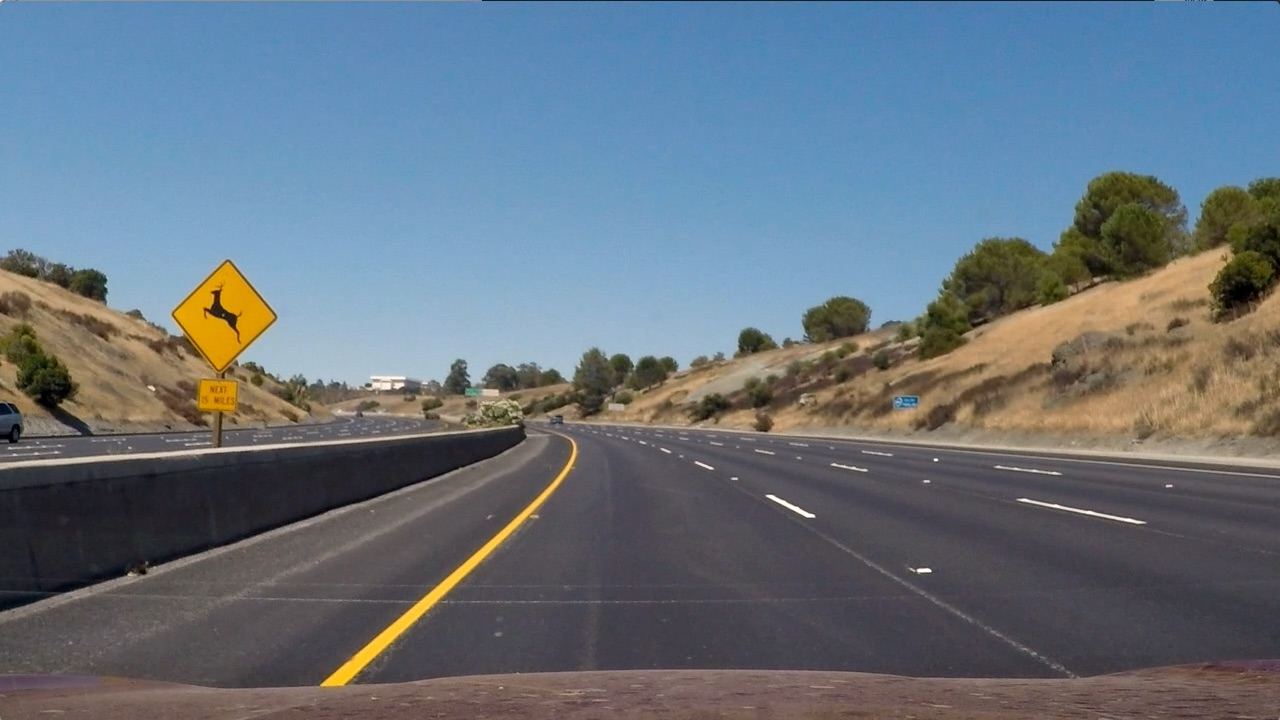
#> input picture classification-detection/test2.jpg, 1280 x 720 px; its folder holds only this picture in this run
$ python -i predictTS.py   (imports and definitions only)   (older library calls are emulated)
#> lines starting #> are read from the running program, lines starting #| are printed output that depends on the picture; after the words box and inside, x2 and y2 are one past the last pixel; in counts of white or black regions, pixels touching at a corner belong together
#> further down, picture is the input picture: shape (720, 1280, 3); mean B, G, R 125.5, 114.6, 102.8
import cv2
import numpy as np
import os
import scipy.misc
import pandas as pd
import tensorflow as tf
import pandas as pd
import mahotas
import imutils
import pickle

LABEL_MAP = {
    "0": 7,
    "1": 7,
    "2": 7,
    "3": 7,
    "4": 7,
    "5": 7,
    "6": 7,
    "7": 7,
    "8": 7,
    "14": 1,
    "34": 2,
    "33": 3,
    "43": 4,
    "44": 5,
    "17": 6,
    "45": 7,
    "46": 7,
    "48": 7
}
SIGN_NAMES = ["Dung", "Re trai", "Re phai", "Cam re trai", "Cam re phai", "Mot chieu", "Toc do", "Khac", "Khong phai"]

TARGET_SIGN = 2

INPUT_SHAPE = (32, 32, 1)


font                   = cv2.FONT_HERSHEY_SIMPLEX
fontScale              = 1
fontColor              = (255,255,255)
lineType               = 2
minW = 20
minH = 20
kernel = np.ones((3,3),np.uint8)

def rgb2gray(img):
    img = cv2.cvtColor(img, cv2.COLOR_RGB2HSV)[:,:,0]
    return img

def bgr2gray(img):
    img = cv2.cvtColor(img, cv2.COLOR_BGR2GRAY)
    return cv2.equalizeHist(img)
def resize_image(image, shape=INPUT_SHAPE[:2]):
    return cv2.resize(image, shape)

def is_ts(image):
    return True


def init(current_dir = '.'):
    global detection_graph
    global sess
    global image_tensor
    global is_training
    global output_prediction
    global output_probability

    detection_graph = tf.Graph()
    with detection_graph.as_default():
        od_graph_def = tf.GraphDef()
        with tf.gfile.GFile(current_dir+'/checkpoint/frozen_model.pb', 'rb') as fid:
            serialized_graph = fid.read()
            od_graph_def.ParseFromString(serialized_graph)
            tf.import_graph_def(od_graph_def, name='')
    sess = tf.Session(graph=detection_graph)
    image_tensor = detection_graph.get_tensor_by_name('input/x:0')
    is_training = detection_graph.get_tensor_by_name('input/is_training:0')
    output_prediction = detection_graph.get_tensor_by_name('prediction/prediction:0')
    output_probability = detection_graph.get_tensor_by_name('prediction/probability:0')
    print ("Done init")


def detect(bgr_img):
    hsv = cv2.cvtColor(bgr_img, cv2.COLOR_BGR2HSV)
#> hsv: shape (720, 1280, 3); mean H, S, V 86.2, 80.3, 138.5

                    #Filter red, blue
    mask_blue = cv2.inRange(hsv, (100, 120, 100), (120, 255, 255))
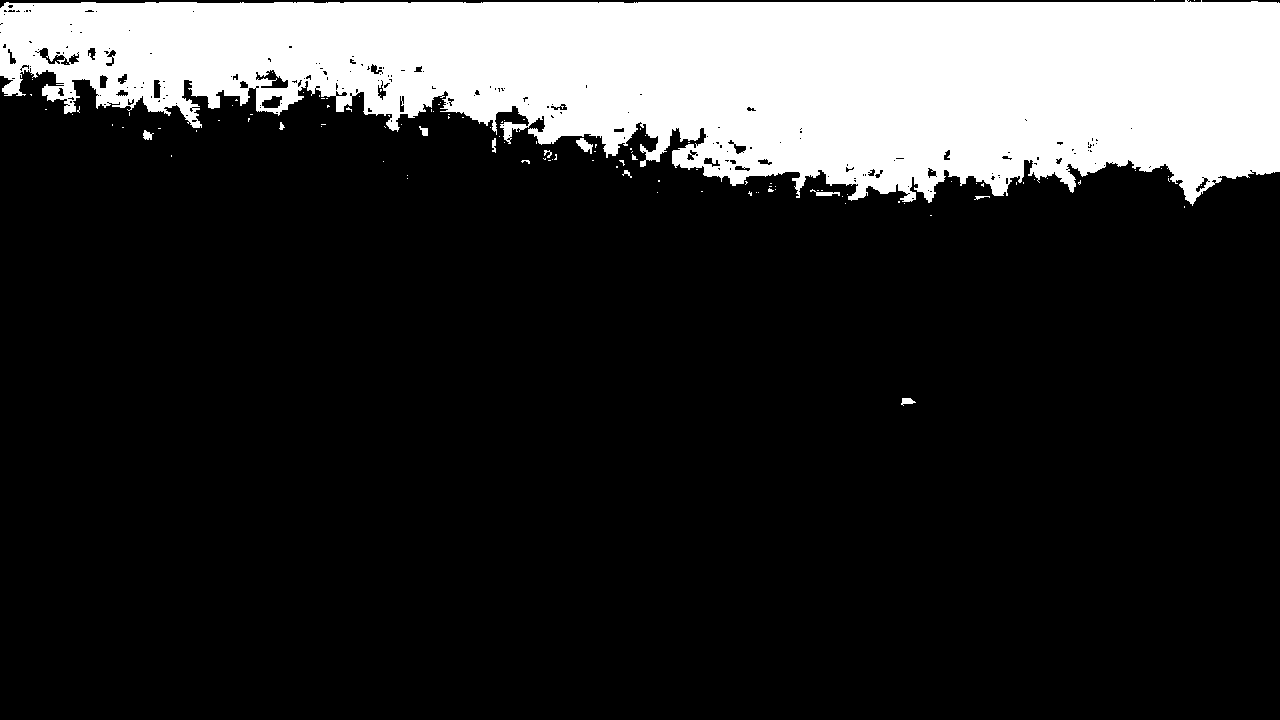
#> mask_blue: shape (720, 1280); 19.5% white; 112 white regions (100 under 20 px), largest, box (x1, y1, x2, y2) and area: (0, 0, 1280, 206) 178440, (576, 138, 593, 154) 139, (810, 189, 840, 196) 93

    mask_red_lower = cv2.inRange(hsv, (0, 100, 100), (15, 255, 255))
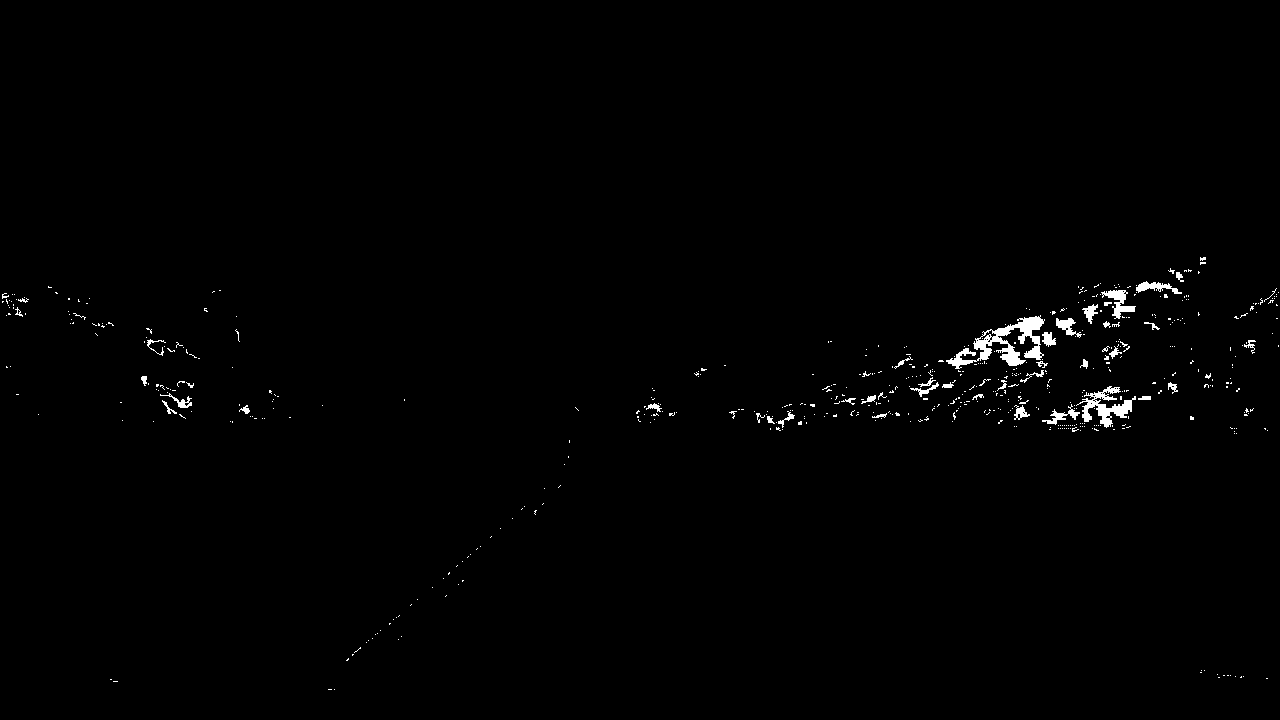
#> mask_red_lower: shape (720, 1280); 0.81% white; 568 white regions (523 under 20 px), largest, box (x1, y1, x2, y2) and area: (946, 315, 1045, 369) 1728, (1076, 386, 1136, 428) 903, (1101, 290, 1136, 319) 392
    mask_red_upper = cv2.inRange(hsv, (160, 100, 120), (180, 255, 255))
#> mask_red_upper: shape (720, 1280); every value is 0

    mask = cv2.add(mask_red_lower, mask_red_upper)
    mask = cv2.add(mask, mask_blue)
#> mask: shape (720, 1280); 20.3% white; 680 white regions (623 under 20 px), largest, box (x1, y1, x2, y2) and area: (0, 0, 1280, 206) 178440, (946, 315, 1045, 369) 1728, (1076, 386, 1136, 428) 903

                    # Apply Gausian blur
    mask = cv2.GaussianBlur(mask, (3, 3), 0)


    T = mahotas.thresholding.otsu(mask)
#> T = 112

                    # Erode to reduce noise and dilate to focus

    mask = cv2.Canny(mask, T * 0.5, T)
#> mask: shape (720, 1280); 1.8% white in thin lines or dots

                    # Erode to reduce noise and dilate to focus
                    #mask = cv2.erode(mask, None, iterations = 1)
                    #mask = cv2.dilate(mask, None, iterations = 3)


                    #Find countour
    cnts = cv2.findContours(image = mask.copy(), mode = cv2.RETR_EXTERNAL, method = cv2.CHAIN_APPROX_SIMPLE)[-2]
#> cnts = 615 contours, 505 with area under 20; largest, box (x1, y1, x2, y2) and area: (1101, 289, 1136, 319) 404, (423, 91, 667, 167) 337, (946, 315, 1044, 373) 306, (255, 70, 288, 89) 288, (147, 339, 167, 356) 219

    if len(cnts) > 0:
        mask = cv2.drawContours(mask, cnts, -1, 255, -1)
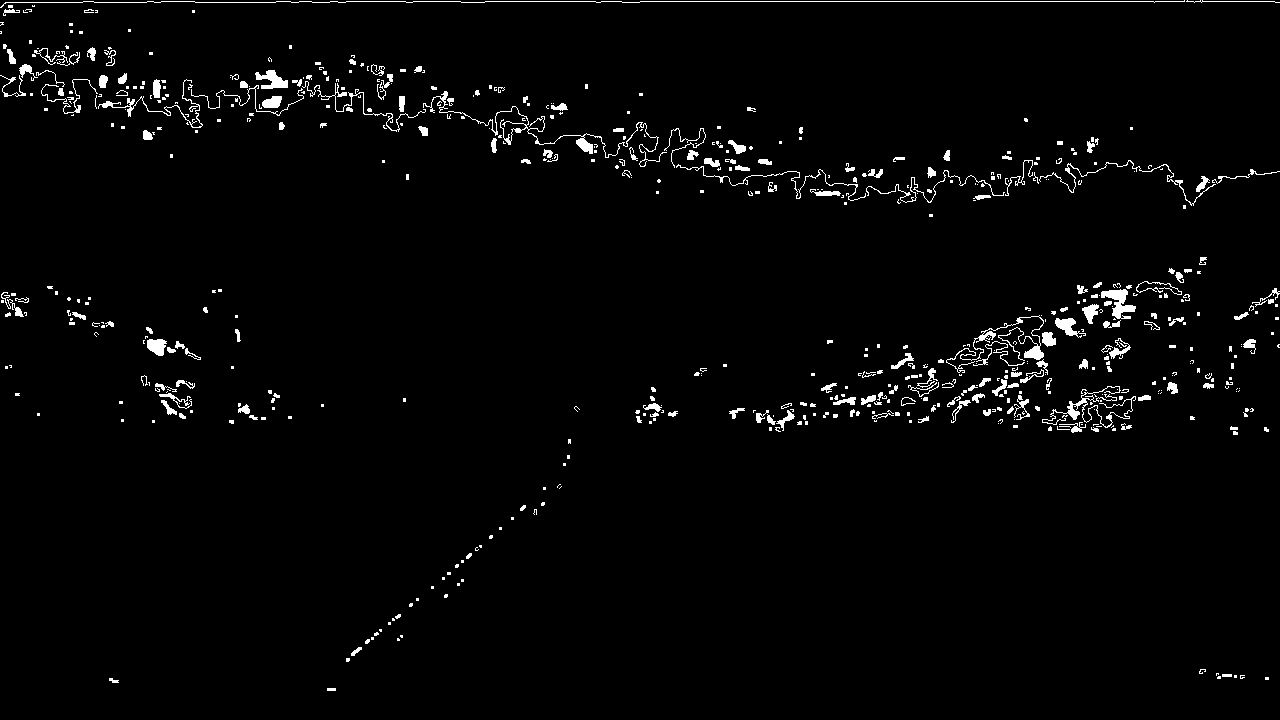
#> mask: shape (720, 1280); 2.3% white; 615 white regions (419 under 20 px), largest, box (x1, y1, x2, y2) and area: (0, 0, 1185, 8) 1190, (423, 91, 667, 167) 996, (946, 315, 1044, 373) 735
        mask = cv2.dilate(mask, kernel, iterations=5)
#> mask: shape (720, 1280); 14.4% white; 69 white regions, largest, box (x1, y1, x2, y2) and area: (0, 0, 1280, 214) 65513, (724, 252, 1212, 438) 35146, (426, 497, 550, 603) 2583
        mask = cv2.erode(mask, kernel, iterations=5)
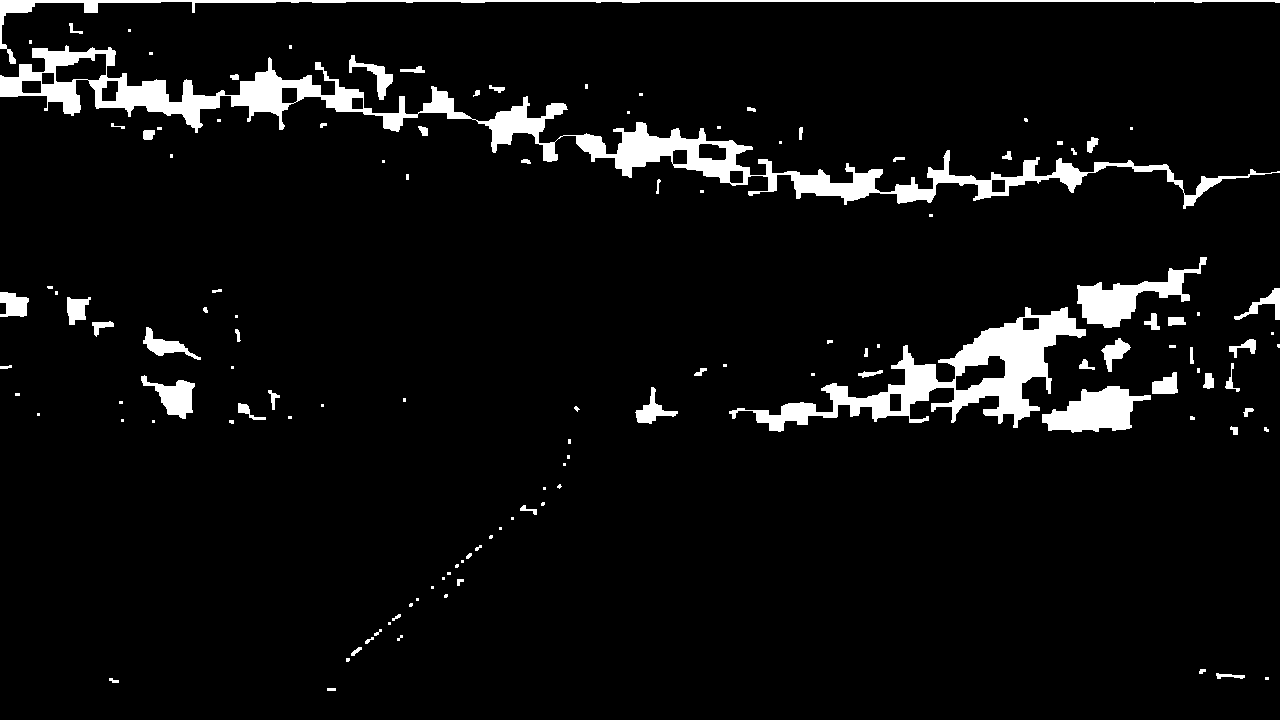
#> mask: shape (720, 1280); 5.8% white; 127 white regions (62 under 20 px)

    cnts = cv2.findContours(image = mask.copy(), mode = cv2.RETR_EXTERNAL, method = cv2.CHAIN_APPROX_SIMPLE)[-2]
#> cnts = 127 contours, 80 with area under 20; largest, box (x1, y1, x2, y2) and area: (0, 45, 1280, 209) 23740, (729, 307, 1086, 432) 11870, (1042, 386, 1151, 433) 2808, (1077, 257, 1207, 328) 2786, (0, 0, 1280, 64) 2252

    for i in range(0, len(cnts)):
        found = False
        cnt = cnts[i]
        x,y,w,h = cv2.boundingRect(cnt)
        offset = 5
        if w > minW and h > minH and float(h)/w > 0.9 and float(h)/w < 1.5:
            beginY, endY, beginX, endX = y,y+h+offset,x,x+w+offset
            if beginY > offset:
                beginY -= offset
            if beginX > offset:
                beginX -= offset

            cropped = bgr_img[beginY:endY, beginX:endX]

            sign_id = predict(cropped)

            if sign_id != -1:
                #cv2.rectangle(bgr_img, (x, y), (x+w, y+h), (0, 255, 0), 1)
                #cv2.imshow("bgr", bgr_img)
                #cv2.waitKey(0)
                return sign_id
#> this loop made 71 passes
#> (x, y, w, h, beginY, endY, beginX, endX) on pass 71: (1101, 338, 30, 34, 333, 377, 1096, 1136)
#> (x, y, w, h) on passes 2, 4, 5, 6, 7, 8: (109, 678, 10, 5), (1216, 673, 29, 6), (1199, 669, 7, 5), (346, 658, 4, 4), (351, 647, 11, 9), (365, 637, 9, 7)
#| Begin predict
#| (44, 40, 3)
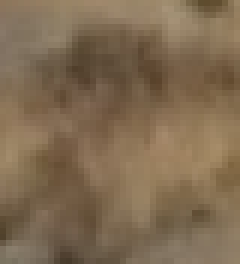
#> cropped: shape (44, 40, 3) (shown 6 times larger); mean B, G, R 81.3, 106.8, 128


def predict(cropped):
    print ("Begin predict")
    print (cropped.shape)

    resize_img = resize_image(cv2.cvtColor(cropped, cv2.COLOR_BGR2RGB))
    resize_img = np.expand_dims(resize_img, axis=0)
#> (the run stopped early here; a loop or call above may not have finished)
